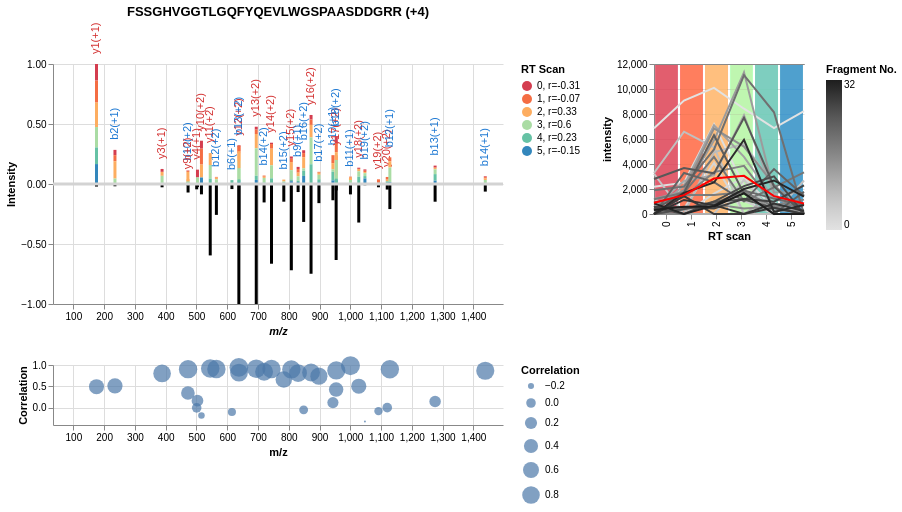

Notebook code cell kept with this figure:
### Markdown cell above
## 4. Visualize: Mirror Plot

The mirror plot shows:
- **Top**: Observed spectrum (colored by RT scan)
- **Bottom**: Predicted spectrum (inverted)
- **Right**: XIC profile across RT scans
- **Below**: Per-fragment correlation coefficients

### Code cell
from src.mirror_plotting import mirror_with_xic_and_corrs_for_hash

mirror_with_xic_and_corrs_for_hash(
    slicer,
    selected_hash,
    raw_name=raw_name,
    width=600,
    height=300,
)

### Figure 1 — Vega-Lite specification as saved in the notebook (floating-point values rounded to 4 significant figures; data arrays with more than 128 entries replaced by an {"elided": "..."} marker saying what was removed)
{"config": {"view": {"continuousWidth": 300, "continuousHeight": 300, "stroke": null}}, "hconcat": [{"vconcat": [{"layer": [{"mark": {"type": "text", "align": "left", "angle": 270, "baseline": "middle", "dx": 10}, "encoding": {"color": {"field": "label_color", "scale": null, "type": "nominal"}, "text": {"field": "frag_label", "type": "nominal"}, "x": {"axis": {"grid": true, "title": "m/z", "titleFontStyle": "italic"}, "field": "mz", "scale": {"domain": [50, 1480.0], "nice": false, "padding": 5, "zero": false}, "type": "quantitative"}, "y": {"aggregate": "sum", "axis": {"format": ".2f", "grid": true, "title": "Intensity"}, "field": "norm_intensity", "type": "quantitative"}}}, {"mark": {"type": "bar", "size": 3}, "encoding": {"color": {"field": "rt_cat", "scale": {"domain": ["0, r=-0.31", "1, r=-0.07", "2, r=0.33", "3, r=0.6", "4, r=0.23", "5, r=-0.15"], "range": ["#d43d4f", "#f46d43", "#fdad60", "#aadca4", "#66c2a5", "#3387bc"]}, "title": "RT Scan", "type": "nominal"}, "tooltip": [{"field": "mz", "format": ".3f", "title": "m/z", "type": "quantitative"}, {"field": "norm_intensity", "format": ".2f", "title": "Intensity", "type": "quantitative"}], "x": {"axis": {"grid": true, "title": "m/z", "titleFontStyle": "italic"}, "field": "mz", "scale": {"domain": [50, 1480.0], "nice": false, "padding": 5, "zero": false}, "type": "quantitative"}, "y": {"aggregate": "sum", "axis": {"format": ".2f", "grid": true, "title": "Intensity"}, "field": "norm_intensity", "type": "quantitative"}}}, {"data": {"name": "data-c640350f3328f6371aafb389be51fcfc"}, "mark": {"type": "rule", "size": 3}, "encoding": {"tooltip": [{"field": "mz", "format": ".3f", "title": "m/z", "type": "quantitative"}, {"field": "intensity", "format": ".2f", "title": "Intensity", "type": "quantitative"}], "x": {"axis": {"grid": true, "title": "m/z", "titleFontStyle": "italic"}, "field": "mz", "scale": {"domain": [50, 1480.0], "nice": false, "padding": 5, "zero": false}, "type": "quantitative"}, "y": {"axis": {"format": "", "grid": true, "title": "Intensity"}, "field": "minus_intensity", "scale": {"nice": true, "padding": 0}, "type": "quantitative"}}}, {"data": {"name": "data-35e242a548128b72b9f6a9c1e76cc54b"}, "mark": {"type": "rule", "size": 3}, "encoding": {"color": {"value": "lightGray"}, "y": {"field": "sep", "type": "quantitative"}}}], "data": {"name": "data-f2cfe03018b0d5ada50ed6005d89ba80"}, "height": 240.0, "title": {"text": "FSSGHVGGTLGQFYQEVLWGSPAASDDGRR (+4)", "color": "black", "fontWeight": "bold"}, "width": 450.0}, {"data": {"name": "data-cd8305f27c5ab72d9b41e808b30156d0"}, "mark": {"type": "circle"}, "encoding": {"size": {"field": "corr_coeff", "legend": {"title": "Correlation"}, "type": "quantitative"}, "x": {"axis": {"title": "m/z"}, "field": "mz", "type": "quantitative"}, "y": {"axis": {"title": "Correlation"}, "field": "corr_coeff", "type": "quantitative"}}, "height": 60.0, "width": 450.0}], "resolve": {"scale": {"color": "independent", "size": "independent", "x": "shared"}}}, {"layer": [{"mark": {"type": "bar", "opacity": 0.05}, "encoding": {"color": {"field": "RT_scan", "legend": null, "scale": {"domain": [0, 1, 2, 3, 4, 5], "range": ["#d43d4f", "#f46d43", "#fdad60", "#aadca4", "#66c2a5", "#3387bc"]}, "type": "ordinal"}, "x": {"axis": {"title": "RT scan"}, "field": "RT_scan", "type": "ordinal"}, "y": {"value": 1}}}, {"mark": {"type": "line"}, "encoding": {"color": {"field": "mz_scan", "legend": {"title": "Fragment No."}, "scale": {"scheme": "greys"}, "type": "quantitative"}, "x": {"axis": {"labels": false, "ticks": false, "title": null}, "field": "RT_scan", "type": "quantitative"}, "y": {"field": "intensity", "type": "quantitative"}}}, {"data": {"name": "data-ae1883da61c82823b5fc85cac4d05461"}, "mark": {"type": "line", "color": "red"}, "encoding": {"x": {"axis": {"labels": false, "ticks": false, "title": null}, "field": "RT_scan", "type": "quantitative"}, "y": {"field": "intensity", "type": "quantitative"}}}], "data": {"name": "data-39a77b32c020a37a2704e1683d6cf60f"}, "height": 150.0, "width": 150.0}], "resolve": {"scale": {"color": "independent"}}, "$schema": "https://vega.github.io/schema/vega-lite/v5.20.1.json", "datasets": {"data-f2cfe03018b0d5ada50ed6005d89ba80": {"elided": "198 records"}, "data-c640350f3328f6371aafb389be51fcfc": [{"mz": 175.1, "intensity": 0.02124, "norm_intensity": 0.02124, "minus_intensity": -0.02124}, {"mz": 235.1, "intensity": 0.01896, "norm_intensity": 0.01896, "minus_intensity": -0.01896}, {"mz": 388.2, "intensity": 0.02751, "norm_intensity": 0.02751, "minus_intensity": -0.02751}, {"mz": 472.2, "intensity": 0.01345, "norm_intensity": 0.01345, "minus_intensity": -0.01345}, {"mz": 472.7, "intensity": 0.07101, "norm_intensity": 0.07101, "minus_intensity": -0.07101}, {"mz": 500.7, "intensity": 0.04437, "norm_intensity": 0.04437, "minus_intensity": -0.04437}, {"mz": 503.3, "intensity": 0.02594, "norm_intensity": 0.02594, "minus_intensity": -0.02594}, {"mz": 516.2, "intensity": 0.0862, "norm_intensity": 0.0862, "minus_intensity": -0.0862}, {"mz": 544.8, "intensity": 0.5952, "norm_intensity": 0.5952, "minus_intensity": -0.5952}, {"mz": 564.8, "intensity": 0.2573, "norm_intensity": 0.2573, "minus_intensity": -0.2573}, {"mz": 615.3, "intensity": 0.04232, "norm_intensity": 0.04232, "minus_intensity": -0.04232}, {"mz": 637.8, "intensity": 1.0, "norm_intensity": 1.0, "minus_intensity": -1.0}, {"mz": 638.3, "intensity": 0.2992, "norm_intensity": 0.2992, "minus_intensity": -0.2992}, {"mz": 694.3, "intensity": 1.0, "norm_intensity": 1.0, "minus_intensity": -1.0}, {"mz": 719.8, "intensity": 0.1536, "norm_intensity": 0.1536, "minus_intensity": -0.1536}, {"mz": 743.9, "intensity": 0.6644, "norm_intensity": 0.6644, "minus_intensity": -0.6644}, {"mz": 783.9, "intensity": 0.1474, "norm_intensity": 0.1474, "minus_intensity": -0.1474}, {"mz": 808.4, "intensity": 0.7188, "norm_intensity": 0.7188, "minus_intensity": -0.7188}, {"mz": 830.4, "intensity": 0.06705, "norm_intensity": 0.06705, "minus_intensity": -0.06705}, {"mz": 848.4, "intensity": 0.3161, "norm_intensity": 0.3161, "minus_intensity": -0.3161}, {"mz": 872.4, "intensity": 0.748, "norm_intensity": 0.748, "minus_intensity": -0.748}, {"mz": 897.9, "intensity": 0.1594, "norm_intensity": 0.1594, "minus_intensity": -0.1594}, {"mz": 943.5, "intensity": 0.1355, "norm_intensity": 0.1355, "minus_intensity": -0.1355}, {"mz": 954.0, "intensity": 0.6332, "norm_intensity": 0.6332, "minus_intensity": -0.6332}, {"mz": 954.5, "intensity": 0.05359, "norm_intensity": 0.05359, "minus_intensity": -0.05359}, {"mz": 1000.0, "intensity": 0.08657, "norm_intensity": 0.08657, "minus_intensity": -0.08657}, {"mz": 1027.0, "intensity": 0.3212, "norm_intensity": 0.3212, "minus_intensity": -0.3212}, {"mz": 1048.0, "intensity": 0.01053, "norm_intensity": 0.01053, "minus_intensity": -0.01053}, {"mz": 1092.0, "intensity": 0.02739, "norm_intensity": 0.02739, "minus_intensity": -0.02739}, {"mz": 1120.0, "intensity": 0.04625, "norm_intensity": 0.04625, "minus_intensity": -0.04625}, {"mz": 1129.0, "intensity": 0.209, "norm_intensity": 0.209, "minus_intensity": -0.209}, {"mz": 1276.0, "intensity": 0.1476, "norm_intensity": 0.1476, "minus_intensity": -0.1476}, {"mz": 1439.0, "intensity": 0.06331, "norm_intensity": 0.06331, "minus_intensity": -0.06331}], "data-35e242a548128b72b9f6a9c1e76cc54b": [{"sep": 0}], "data-cd8305f27c5ab72d9b41e808b30156d0": [{"mz": 175.1, "corr_coeff": 0.4945}, {"mz": 235.1, "corr_coeff": 0.5144}, {"mz": 388.2, "corr_coeff": 0.8031}, {"mz": 472.2, "corr_coeff": 0.3461}, {"mz": 472.7, "corr_coeff": 0.9029}, {"mz": 500.7, "corr_coeff": 0.0}, {"mz": 503.3, "corr_coeff": 0.1686}, {"mz": 516.2, "corr_coeff": -0.1791}, {"mz": 544.8, "corr_coeff": 0.9175}, {"mz": 564.8, "corr_coeff": 0.9062}, {"mz": 615.3, "corr_coeff": -0.09601}, {"mz": 637.8, "corr_coeff": 0.9442}, {"mz": 638.3, "corr_coeff": 0.8228}, {"mz": 694.3, "corr_coeff": 0.9151}, {"mz": 719.8, "corr_coeff": 0.843}, {"mz": 743.9, "corr_coeff": 0.907}, {"mz": 783.9, "corr_coeff": 0.6621}, {"mz": 808.4, "corr_coeff": 0.8977}, {"mz": 830.4, "corr_coeff": 0.8115}, {"mz": 848.4, "corr_coeff": -0.04625}, {"mz": 872.4, "corr_coeff": 0.8252}, {"mz": 897.9, "corr_coeff": 0.7399}, {"mz": 943.5, "corr_coeff": 0.1226}, {"mz": 954.0, "corr_coeff": 0.4276}, {"mz": 954.5, "corr_coeff": 0.8726}, {"mz": 1000.0, "corr_coeff": 0.9852}, {"mz": 1027.0, "corr_coeff": 0.5052}, {"mz": 1048.0, "corr_coeff": -0.3208}, {"mz": 1092.0, "corr_coeff": -0.07605}, {"mz": 1120.0, "corr_coeff": 0.005026}, {"mz": 1129.0, "corr_coeff": 0.8999}, {"mz": 1276.0, "corr_coeff": 0.1482}, {"mz": 1439.0, "corr_coeff": 0.8652}], "data-39a77b32c020a37a2704e1683d6cf60f": {"elided": "198 records"}, "data-ae1883da61c82823b5fc85cac4d05461": [{"RT_scan": 0, "intensity": 901.2}, {"RT_scan": 1, "intensity": 1506.0}, {"RT_scan": 2, "intensity": 2835.0}, {"RT_scan": 3, "intensity": 3050.0}, {"RT_scan": 4, "intensity": 1425.0}, {"RT_scan": 5, "intensity": 832.7}]}}
